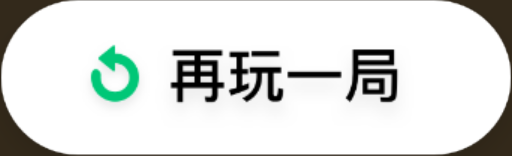
#> input picture jump_and_jump/jieshu.png, 512 x 156 px
$ python start.py
#> lines starting #> are read from the running program, lines starting #| are printed output that depends on the picture
import math
import os
import random
import time
import cv2
import numpy as np


# 截图保存到电脑，并获取图片对象
def screen_shot():
    # adb截图命令
    cmd_screen_shot = "adb shell /system/bin/screencap -p /sdcard/screenshot.png"
    os.system(cmd_screen_shot)
    # adb pull命令
    cmd_save = "adb pull /sdcard/screenshot.png screenshot.png"
    os.system(cmd_save)


# 测试用，加载本地图片
# [39 lines left out: functions test_check, find_box_location, not called in this run]


# 寻找棋子的位置
def find_qi_location(qizi_path, origin_path):
    h, w = cv2.imread(qizi_path).shape[:-1]
    image_origin = cv2.imread(origin_path)
    image_qizi = cv2.imread(qizi_path)
    res = cv2.matchTemplate(image_origin, image_qizi, cv2.TM_CCOEFF_NORMED)
    min_val, max_val, min_loc, max_loc = cv2.minMaxLoc(res)
    top_left = max_loc
    bottom_right = (top_left[0] + w, top_left[1] + h)
    qizi_x = int((top_left[0]+bottom_right[0])/2)
    qizi_y = bottom_right[1]
    return qizi_x, qizi_y, top_left, bottom_right


def find_yuandian_location(yuandian_path, origin_path):
    h, w = cv2.imread(yuandian_path).shape[:-1]
    image_origin = cv2.imread(origin_path)
    image_yuandian = cv2.imread(yuandian_path)
    res = cv2.matchTemplate(image_origin, image_yuandian, cv2.TM_CCOEFF_NORMED)
    min_val, max_val, min_loc, max_loc = cv2.minMaxLoc(res)
    top_left = max_loc
    bottom_right = (top_left[0] + w, top_left[1] + h)
    # test_check(image_origin, top_left, bottom_right)
    print("圆点检测系数：", max_val)
    yuandian_x = int((top_left[0] + bottom_right[0]) / 2)
    yuandian_y = int((top_left[1]+bottom_right[1])/2)
    return max_val, yuandian_x, yuandian_y


def game_over(jieshu_path, origin_path):
    image_jieshu = cv2.imread(jieshu_path)
    image_origin = cv2.imread(origin_path)
    res = cv2.matchTemplate(image_origin, image_jieshu, cv2.TM_CCOEFF_NORMED)
    min_val, max_val, min_loc, max_loc = cv2.minMaxLoc(res)
    if max_val > 0.6:
        return True


# adb swip操作，模拟长按
# [9 lines left out: function jump, not called in this run]


def main():
    image_origin = "screenshot.png"
    image_qizi = "qizi.png"
    image_yuandian = "yuandian.png"
    image_jieshu = "jieshu.png"

    # 循环操作
    while True:
        screen_shot()
        if game_over(image_jieshu, image_origin):
#> in game_over, image_jieshu is the input picture: shape (156, 512, 3); mean B, G, R 220.5, 222.8, 220.6
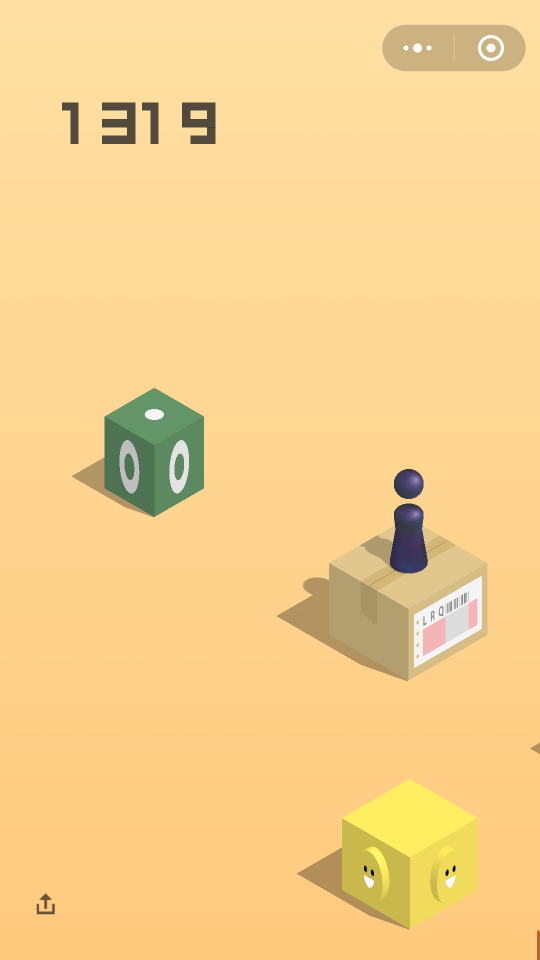
#> input picture jump_and_jump/screenshot.png, 1080 x 1920 px (shown at 1/2 size)
#> in game_over, image_origin is the input picture: shape (1920, 1080, 3); mean B, G, R 140.8, 207.9, 246.6
#> in game_over, `res = cv2.matchTemplate(image_origin, image_jieshu, cv2.TM_CCOEFF_NORM..`:
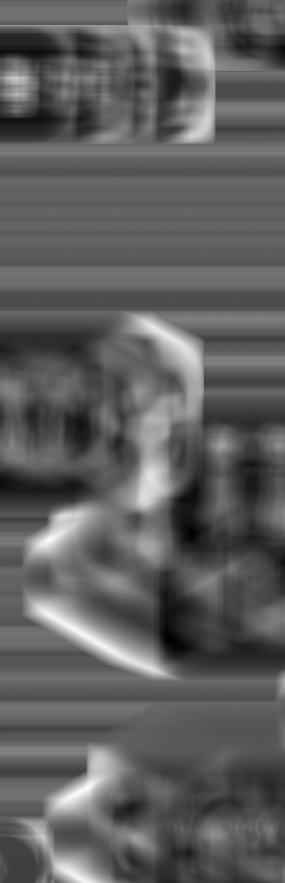
#> res: shape (1765, 569) float32 (shown at 1/2 size); min -0.147, max 0.278, mean 0.0106; drawn with min black and max white
#> in game_over, `min_val, max_val, min_loc, max_loc = cv2.minMaxLoc(res)`: min_val = -0.147; max_val = 0.278; min_loc = (341, 1280); max_loc = (174, 1574)
            print("失败了！")
            break
        else:
            qizi = find_qi_location(image_qizi, image_origin)
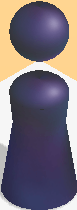
#> input picture jump_and_jump/qizi.png, 77 x 210 px
#> in find_qi_location, `h, w = cv2.imread(qizi_path).shape[:-1]`: h = 210; w = 77
#> in find_qi_location, image_qizi is the input picture: shape (210, 77, 3); mean B, G, R 121.7, 110.9, 120
#> in find_qi_location, `res = cv2.matchTemplate(image_origin, image_qizi, cv2.TM_CCOEFF_NORMED)`:
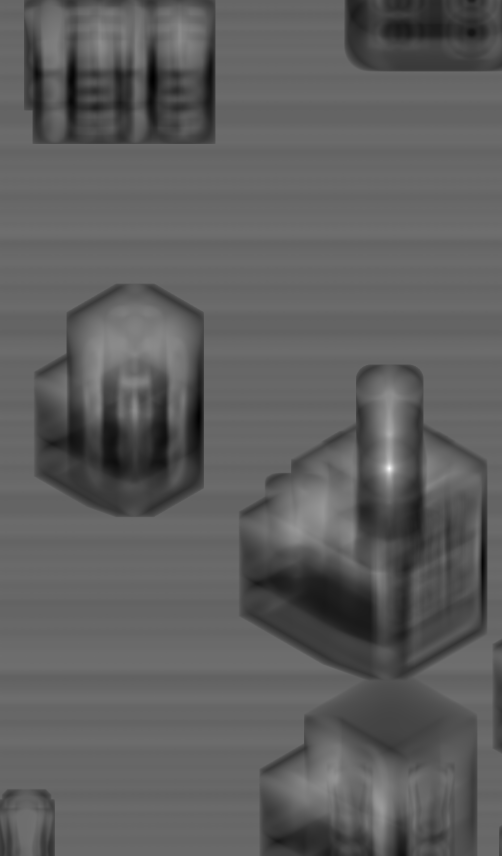
#> res: shape (1711, 1004) float32 (shown at 1/2 size); min -0.443, max 0.931, mean 0.0687; drawn with min black and max white
#> in find_qi_location, `min_val, max_val, min_loc, max_loc = cv2.minMaxLoc(res)`: min_val = -0.443; max_val = 0.931; min_loc = (305, 157); max_loc = (778, 937)
#> in find_qi_location, `bottom_right = (top_left[0] + w, top_left[1] + h)`: bottom_right = (855, 1147)
#> in find_qi_location, `qizi_x = int((top_left[0]+bottom_right[0])/2)`: qizi_x = 816
#> in find_qi_location, `qizi_y = bottom_right[1]`: qizi_y = 1147
#> qizi = (816, 1147, (778, 937), (855, 1147))
            qizi_location = (qizi[0], qizi[1])
#> qizi_location = (816, 1147)
            yuandian = find_yuandian_location(image_yuandian, image_origin)
            if yuandian[0] > 0.8:
                box_location = (yuandian[1], yuandian[2])
                print("圆点定位！")
            else:
                top_l = list(qizi[2])
                bot_r = list(qizi[3])
                top_l.extend(bot_r)
                print(top_l)
                box_location = find_box_location(image_origin, top_l)
                print("边缘定位！")
            print("平台位置：", box_location)
            print("棋子位置：", qizi_location)
            distance = int(math.sqrt(
                math.pow(abs(box_location[0] - qizi_location[0]), 2) + math.pow(abs(box_location[1] - qizi_location[1]), 2)))
            print(distance)
            jump(distance)
            time.sleep(random.random()+1)


if __name__ == "__main__":
#> (the run stopped early here; a loop or call above may not have finished)
